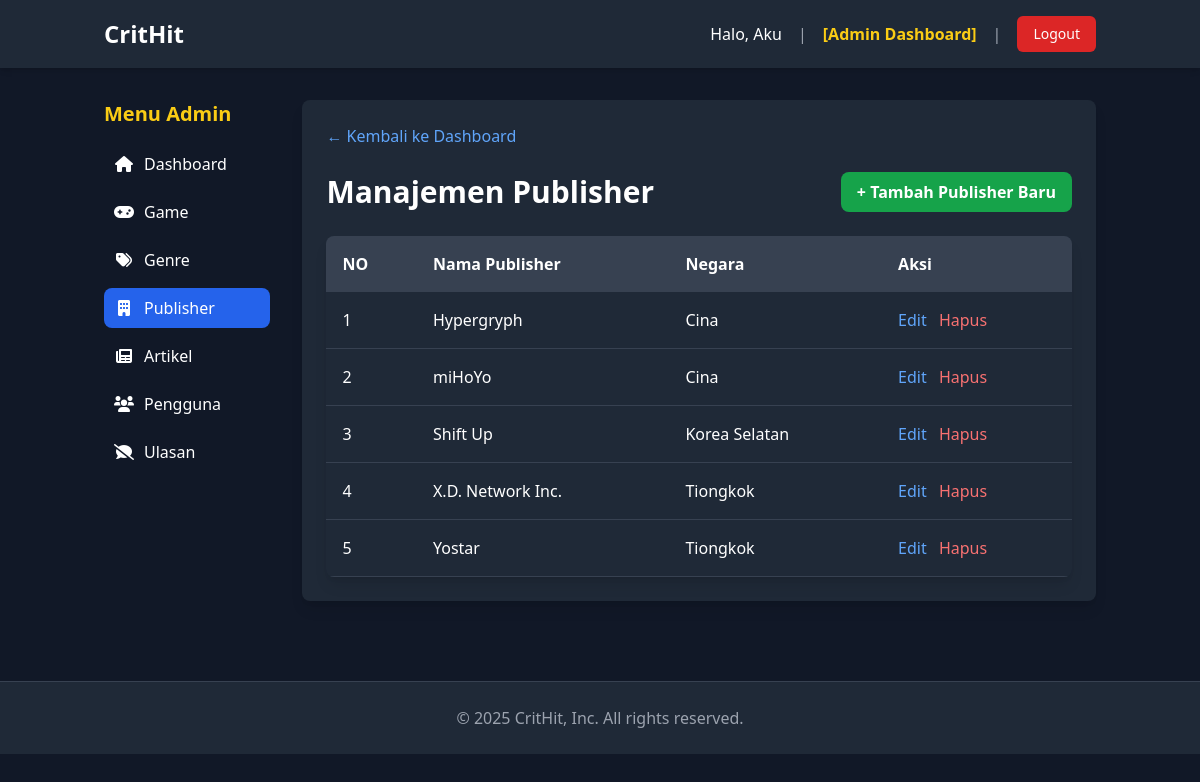
Screenshot of /admin/index.php?page=manage_publishers (signed in) with the database file from the repository.
### tables this page shows
CREATE TABLE `publisher` (
  `id` int(11) NOT NULL,
  `name` varchar(255) NOT NULL,
  `country` varchar(255) NOT NULL
);

### admin/publisher/manage_publishers.php (the view, shortened to what this page needs)
<?php
$publishers = [];
try {
    $sql = "SELECT * FROM publisher ORDER BY name ASC";
    $stmt = $pdo->prepare($sql);
    $stmt->execute();
    $publishers = $stmt->fetchAll();
} catch (PDOException $e) {
    $error_db = "Error mengambil data publisher: " . $e->getMessage();
}
?>
<a href="index.php?page=dashboard" class="text-blue-400 hover:text-blue-300 mb-6 inline-block">&larr; Kembali ke Dashboard</a>
<div class="flex justify-between items-center mb-6">
    <h1 class="text-3xl font-bold">Manajemen Publisher</h1>
    <a href="index.php?page=publisher_tambah" class="bg-green-600 text-white px-4 py-2 rounded-lg font-bold hover:bg-green-700">
        + Tambah Publisher Baru
    </a>
</div>
<div class="bg-gray-800 rounded-lg shadow-lg overflow-hidden">
    <table class="w-full">
        <thead class="bg-gray-700">
            <tr>
                <th class="p-4 text-left">NO</th>
                <th class="p-4 text-left">Nama Publisher</th>
                <th class="p-4 text-left">Negara</th>
                <th class="p-4 text-left">Aksi</th>
            </tr>
        </thead>
        <tbody>
            <?php if (empty($publishers)): ?>
                <tr>
                    <td colspan="4" class="p-4 text-center text-gray-400">
                        Belum ada publisher di database.
                    </td>
                </tr>
            <?php else:
                $no = 1;
                foreach ($publishers as $pub): ?>
                    <tr class="border-b border-gray-700 hover:bg-gray-700">
                        <td class="p-4"><?php echo htmlspecialchars($no); ?></td>
                        <td class="p-4 font-medium"><?php echo htmlspecialchars($pub['name']); ?></td>
                        <td class="p-4"><?php echo htmlspecialchars($pub['country']); ?></td>
                        <td class="p-4">
                            <a href="index.php?page=publisher_edit&id=<?php echo $pub['id']; ?>" class="text-blue-400 hover:text-blue-300 mr-2">Edit</a>
                            <a href="index.php?page=publisher_hapus&id=<?php echo $pub['id']; ?>" class="text-red-400 hover:text-red-300" onclick="return confirm('Anda yakin ingin menghapus publisher ini? Ini bisa memengaruhi game yang ada.');">Hapus</a>
                        </td>
                    </tr>
                    <?php $no++; ?>
                <?php endforeach; ?>
            <?php endif; ?>
        </tbody>
    </table>
</div>

### rows the page displays
publisher: name "Hypergryph", country "Cina"
publisher: name "miHoYo", country "Cina"
publisher: name "Shift Up", country "Korea Selatan"
publisher: name "X.D. Network Inc.", country "Tiongkok"
publisher: name "Yostar", country "Tiongkok"

### other values shown
$user_name "Aku"
